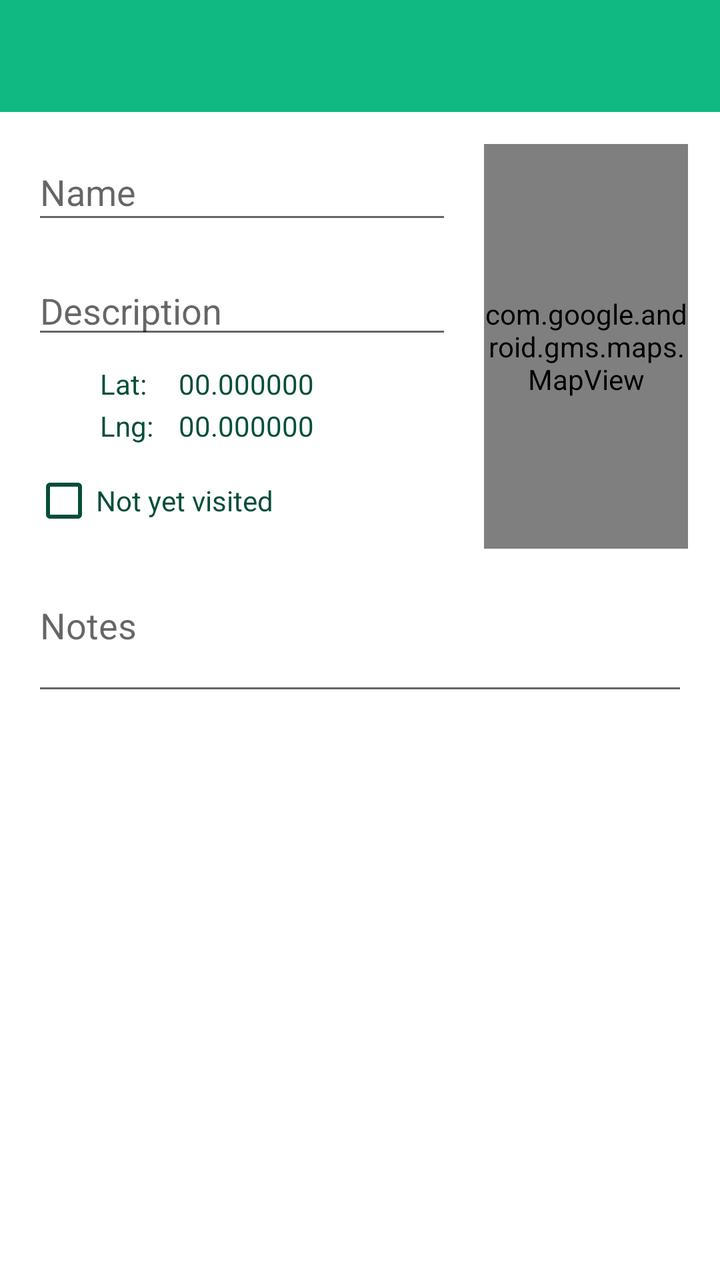
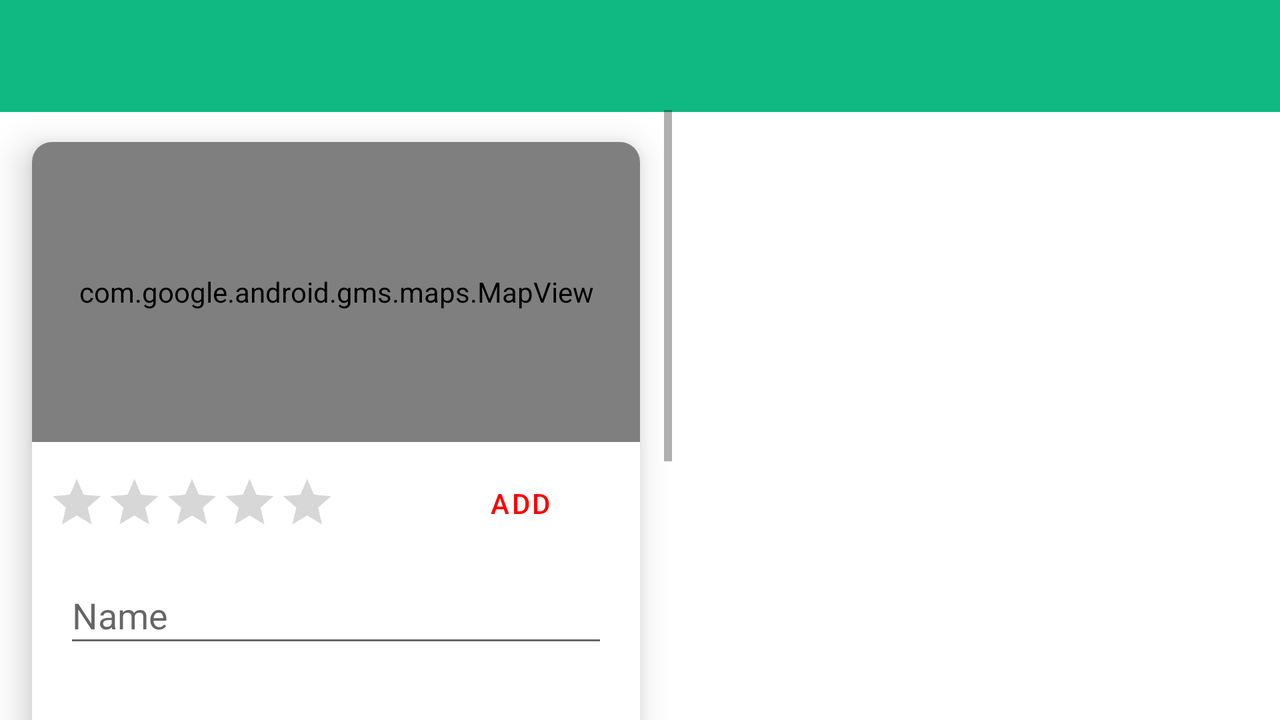

An Android layout and its configuration variant, each rendered on a device that would load it. The default file and the variant file are quoted in full after the pictures.
<!-- AndroidManifest.xml: application theme Theme.Hillforts -->
<!-- res/layout/hillfort_details_view.xml -->
<?xml version="1.0" encoding="utf-8"?>
<androidx.constraintlayout.widget.ConstraintLayout xmlns:android="http://schemas.android.com/apk/res/android"
    xmlns:app="http://schemas.android.com/apk/res-auto"
    xmlns:tools="http://schemas.android.com/tools"
    android:layout_width="match_parent"
    android:layout_height="match_parent"
    android:foregroundTintMode="src_in"
    tools:context=".views.hillfortDetails.HillfortDetailsView">

    <com.google.android.material.appbar.AppBarLayout
        android:id="@+id/appBarLayout"
        android:layout_width="match_parent"
        android:layout_height="wrap_content"
        android:background="@color/green_500"
        android:fitsSystemWindows="true"
        app:elevation="0dip"
        app:layout_constraintEnd_toEndOf="parent"
        app:layout_constraintStart_toStartOf="parent"
        app:layout_constraintTop_toTopOf="parent"
        app:theme="@style/ThemeOverlay.AppCompat.Dark.ActionBar">

        <com.google.android.material.appbar.MaterialToolbar
            android:id="@+id/toolbar"
            android:layout_width="match_parent"
            android:layout_height="wrap_content"
            app:titleTextColor="@color/white" />

    </com.google.android.material.appbar.AppBarLayout>

    <androidx.constraintlayout.widget.ConstraintLayout
        android:layout_width="match_parent"
        android:layout_height="match_parent"
        app:layout_constraintEnd_toEndOf="parent"
        app:layout_constraintStart_toStartOf="parent"
        app:layout_constraintTop_toTopOf="parent">

        <EditText
            android:id="@+id/etName"
            android:layout_width="wrap_content"
            android:layout_height="45dp"
            android:layout_marginStart="16dp"
            android:layout_marginTop="72dp"
            android:layout_marginEnd="16dp"
            android:ems="10"
            android:hint="@string/name"
            android:inputType="textPersonName"
            app:layout_constraintBottom_toBottomOf="parent"
            app:layout_constraintEnd_toEndOf="parent"
            app:layout_constraintHorizontal_bias="0.0"
            app:layout_constraintStart_toStartOf="parent"
            app:layout_constraintTop_toTopOf="parent"
            app:layout_constraintVertical_bias="0.0" />

        <EditText
            android:id="@+id/mltNotes"
            android:layout_width="0dp"
            android:layout_height="wrap_content"
            android:layout_marginStart="16dp"
            android:layout_marginTop="16dp"
            android:layout_marginEnd="16dp"
            android:ems="10"
            android:gravity="start|top"
            android:hint="@string/notes"
            android:inputType="textMultiLine"
            android:lines="2"
            app:layout_constraintEnd_toEndOf="parent"
            app:layout_constraintHorizontal_bias="0.0"
            app:layout_constraintStart_toStartOf="parent"
            app:layout_constraintTop_toBottomOf="@+id/cbVisited" />

        <EditText
            android:id="@+id/etDescription"
            android:layout_width="wrap_content"
            android:layout_height="wrap_content"
            android:layout_marginTop="16dp"
            android:ems="10"
            android:hint="@string/description"
            android:inputType="textPersonName"
            app:layout_constraintEnd_toEndOf="@+id/etName"
            app:layout_constraintStart_toStartOf="@+id/etName"
            app:layout_constraintTop_toBottomOf="@+id/etName" />

        <CheckBox
            android:id="@+id/cbVisited"
            android:layout_width="wrap_content"
            android:layout_height="wrap_content"
            android:layout_marginTop="4dp"
            android:buttonTint="@color/green_900"
            android:onClick="onVisitedClicked"
            android:text="@string/cb_not_yet_visited"
            android:textColor="@color/green_900"
            app:layout_constraintEnd_toEndOf="@+id/etDescription"
            app:layout_constraintHorizontal_bias="0.0"
            app:layout_constraintStart_toStartOf="@+id/etDescription"
            app:layout_constraintTop_toBottomOf="@+id/constraintLayout" />

        <TextView
            android:id="@+id/tvVisitedOn"
            android:layout_width="wrap_content"
            android:layout_height="wrap_content"
            android:layout_marginStart="2dp"
            android:onClick="onVisitedClicked"
            app:layout_constraintBottom_toBottomOf="@+id/cbVisited"
            app:layout_constraintStart_toEndOf="@+id/cbVisited"
            app:layout_constraintTop_toTopOf="@+id/cbVisited" />

        <com.google.android.gms.maps.MapView
            android:id="@+id/mvEditLocation"
            android:layout_width="0dp"
            android:layout_height="0dp"
            android:layout_marginStart="16dp"
            android:layout_marginEnd="16dp"
            android:layout_marginBottom="16dp"
            app:layout_constraintBottom_toTopOf="@+id/mltNotes"
            app:layout_constraintEnd_toEndOf="parent"
            app:layout_constraintStart_toEndOf="@+id/etDescription"
            app:layout_constraintTop_toTopOf="@+id/etName" />

        <ImageView
            android:id="@+id/ivLocationDetails"
            android:layout_width="28dp"
            android:layout_height="32dp"
            android:layout_marginStart="2dp"
            android:tint="@color/green_900"
            app:layout_constraintBottom_toBottomOf="@+id/constraintLayout"
            app:layout_constraintStart_toStartOf="@+id/etDescription"
            app:layout_constraintTop_toTopOf="@+id/constraintLayout"
            app:srcCompat="@drawable/ic_outline_my_location_24" />

        <androidx.constraintlayout.widget.ConstraintLayout
            android:id="@+id/constraintLayout"
            android:layout_width="0dp"
            android:layout_height="wrap_content"
            android:layout_marginTop="8dp"
            android:layout_marginEnd="16dp"
            app:layout_constraintEnd_toStartOf="@+id/mvEditLocationMap"
            app:layout_constraintStart_toEndOf="@+id/ivLocationDetails"
            app:layout_constraintTop_toBottomOf="@+id/etDescription">

            <TextView
                android:id="@+id/tvLat"
                android:layout_width="wrap_content"
                android:layout_height="wrap_content"
                android:layout_marginStart="4dp"
                android:text="@string/lat"
                app:layout_constraintStart_toStartOf="parent"
                app:layout_constraintTop_toTopOf="parent" />

            <TextView
                android:id="@+id/tvLng"
                android:layout_width="wrap_content"
                android:layout_height="wrap_content"
                android:layout_marginTop="2dp"
                android:text="@string/lng"
                app:layout_constraintStart_toStartOf="@+id/tvLat"
                app:layout_constraintTop_toBottomOf="@+id/tvLat" />

            <TextView
                android:id="@+id/tvLatValDetails"
                android:layout_width="wrap_content"
                android:layout_height="wrap_content"
                android:layout_marginStart="16dp"
                android:text="00.000000"
                app:layout_constraintStart_toEndOf="@+id/tvLat"
                app:layout_constraintTop_toTopOf="parent" />

            <TextView
                android:id="@+id/tvLngValDetails"
                android:layout_width="wrap_content"
                android:layout_height="wrap_content"
                android:text="00.000000"
                app:layout_constraintBottom_toBottomOf="@+id/tvLng"
                app:layout_constraintStart_toStartOf="@+id/tvLatValDetails"
                app:layout_constraintTop_toTopOf="@+id/tvLng" />
        </androidx.constraintlayout.widget.ConstraintLayout>

        <androidx.recyclerview.widget.RecyclerView
            android:id="@+id/rvHillfortImages"
            android:layout_width="0dp"
            android:layout_height="0dp"
            android:layout_marginStart="16dp"
            android:layout_marginTop="16dp"
            android:layout_marginEnd="16dp"
            android:layout_marginBottom="16dp"
            app:layout_constraintBottom_toBottomOf="parent"
            app:layout_constraintEnd_toEndOf="parent"
            app:layout_constraintStart_toStartOf="parent"
            app:layout_constraintTop_toBottomOf="@+id/mltNotes" />

    </androidx.constraintlayout.widget.ConstraintLayout>

</androidx.constraintlayout.widget.ConstraintLayout>
<!-- resources referenced by this layout -->
<resources>
  <color name="green_500">#10B981</color>
  <color name="green_900">#064E3B</color>
  <color name="white">#FFFFFFFF</color>
  <string name="cb_not_yet_visited">Not yet visited</string>
  <string name="description">Description</string>
  <string name="lat">Lat:</string>
  <string name="lng">Lng:</string>
  <string name="name">Name</string>
  <string name="notes">Notes</string>
  <style name="Theme.Hillforts" parent="Theme.MaterialComponents.DayNight.NoActionBar">
          
          <item name="colorPrimary">@color/green_500</item>
          <item name="colorPrimaryVariant">@color/green_700</item>
          <item name="colorOnPrimary">@color/white</item>
          
          <item name="android:textColor">@color/green_900</item>
          <item name="materialButtonStyle">@style/customButton</item>
          
          
          <item name="android:statusBarColor" tools:targetApi="l">?attr/colorPrimaryVariant</item>
          
      </style>
  <color name="green_700">#047857</color>
  <style name="customButton" parent="Widget.MaterialComponents.Button">
          <item name="cornerRadius">20sp</item>
      </style>
</resources>
<!-- res/layout-land/hillfort_details_view.xml (the author's variant of the layout above) -->
<!-- drawn on the phone turned sideways -->
<?xml version="1.0" encoding="utf-8"?>
<androidx.constraintlayout.widget.ConstraintLayout xmlns:android="http://schemas.android.com/apk/res/android"
    xmlns:app="http://schemas.android.com/apk/res-auto"
    xmlns:tools="http://schemas.android.com/tools"
    android:layout_width="match_parent"
    android:layout_height="match_parent"
    android:foregroundTintMode="src_in"
    tools:context=".views.hillfortDetails.HillfortDetailsView">

    <com.google.android.material.appbar.AppBarLayout
        android:id="@+id/appBarLayout"
        android:layout_width="match_parent"
        android:layout_height="wrap_content"
        android:background="@color/green_500"
        android:fitsSystemWindows="true"
        app:elevation="0dip"
        app:layout_constraintEnd_toEndOf="parent"
        app:layout_constraintStart_toStartOf="parent"
        app:layout_constraintTop_toTopOf="parent"
        app:theme="@style/ThemeOverlay.AppCompat.Dark.ActionBar">

        <com.google.android.material.appbar.MaterialToolbar
            android:id="@+id/toolbar"
            android:layout_width="match_parent"
            android:layout_height="wrap_content"
            app:titleTextColor="@color/white" />

    </com.google.android.material.appbar.AppBarLayout>

    <androidx.constraintlayout.widget.ConstraintLayout
        android:id="@+id/constraintLayout2"
        android:layout_width="match_parent"
        android:layout_height="match_parent"
        app:layout_constraintEnd_toEndOf="parent"
        app:layout_constraintStart_toStartOf="parent"
        app:layout_constraintTop_toTopOf="parent">

        <ScrollView
            android:id="@+id/scrollView2"
            android:layout_width="0dp"
            android:layout_height="0dp"
            android:layout_marginTop="55dp"
            app:layout_constraintBottom_toBottomOf="parent"
            app:layout_constraintEnd_toStartOf="@+id/rvHillfortImages"
            app:layout_constraintHorizontal_bias="0.0"
            app:layout_constraintStart_toStartOf="parent"
            app:layout_constraintTop_toTopOf="parent">

            <androidx.constraintlayout.widget.ConstraintLayout
                android:layout_width="match_parent"
                android:layout_height="wrap_content">

                <androidx.cardview.widget.CardView
                    android:layout_width="match_parent"
                    android:layout_height="wrap_content"
                    android:layout_marginStart="16dp"
                    android:layout_marginTop="16dp"
                    android:layout_marginEnd="16dp"
                    android:layout_marginBottom="16dp"
                    app:cardCornerRadius="10sp"
                    app:cardElevation="10sp"
                    app:layout_constraintBottom_toBottomOf="parent"
                    app:layout_constraintEnd_toEndOf="parent"
                    app:layout_constraintStart_toStartOf="parent"
                    app:layout_constraintTop_toTopOf="parent">

                    <androidx.constraintlayout.widget.ConstraintLayout
                        android:layout_width="match_parent"
                        android:layout_height="wrap_content">

                        <RatingBar
                            android:id="@+id/rbHillfortRating"
                            style="@android:style/Widget.DeviceDefault.RatingBar"
                            android:layout_width="wrap_content"
                            android:layout_height="45dp"
                            android:layout_marginStart="8dp"
                            android:layout_marginTop="8dp"
                            android:max="5"
                            android:numStars="5"
                            android:progress="0"
                            android:progressTint="@color/green_500"
                            android:rating="0"
                            android:scaleX="0.6"
                            android:scaleY="0.6"
                            android:stepSize="0.5"
                            android:transformPivotX="0sp"
                            android:transformPivotY="20sp"
                            app:layout_constraintStart_toStartOf="parent"
                            app:layout_constraintTop_toBottomOf="@+id/mvEditLocation" />

                        <Button
                            android:id="@+id/bAddFav"
                            style="@style/Widget.MaterialComponents.Button.OutlinedButton"
                            android:layout_width="wrap_content"
                            android:layout_height="wrap_content"
                            android:layout_marginEnd="16dp"
                            android:drawableLeft="@drawable/ic_baseline_favorite_border_24"
                            android:drawableTint="@color/red"
                            android:text="Add"
                            android:textColor="@color/red"
                            app:cornerRadius="20sp"
                            app:layout_constraintBottom_toBottomOf="@+id/rbHillfortRating"
                            app:layout_constraintEnd_toEndOf="parent"
                            app:layout_constraintHorizontal_bias="1.0"
                            app:layout_constraintStart_toEndOf="@+id/rbHillfortRating"
                            app:layout_constraintTop_toTopOf="@+id/rbHillfortRating"
                            app:strokeColor="@color/red" />

                        <TextView
                            android:id="@+id/tvVisitedOn"
                            android:layout_width="wrap_content"
                            android:layout_height="wrap_content"
                            android:layout_marginStart="2dp"
                            android:onClick="onVisitedClicked"
                            app:layout_constraintBottom_toBottomOf="@+id/cbVisited"
                            app:layout_constraintStart_toEndOf="@+id/cbVisited"
                            app:layout_constraintTop_toTopOf="@+id/cbVisited" />

                        <EditText
                            android:id="@+id/etDescription"
                            android:layout_width="0dp"
                            android:layout_height="wrap_content"
                            android:layout_marginStart="16dp"
                            android:layout_marginTop="16dp"
                            android:layout_marginEnd="16dp"
                            android:ems="10"
                            android:hint="@string/description"
                            android:inputType="textPersonName"
                            app:layout_constraintEnd_toEndOf="parent"
                            app:layout_constraintStart_toStartOf="parent"
                            app:layout_constraintTop_toBottomOf="@+id/etName" />

                        <EditText
                            android:id="@+id/etName"
                            android:layout_width="0dp"
                            android:layout_height="45dp"
                            android:layout_marginStart="16dp"
                            android:layout_marginTop="8dp"
                            android:layout_marginEnd="16dp"
                            android:ems="10"
                            android:hint="@string/name"
                            android:inputType="textPersonName"
                            app:layout_constraintEnd_toEndOf="parent"
                            app:layout_constraintHorizontal_bias="1.0"
                            app:layout_constraintStart_toStartOf="parent"
                            app:layout_constraintTop_toBottomOf="@+id/bAddFav" />

                        <ImageView
                            android:id="@+id/ivLocationDetails"
                            android:layout_width="28dp"
                            android:layout_height="32dp"
                            android:layout_marginStart="16dp"
                            android:layout_marginTop="8dp"
                            android:contentDescription="TODO"
                            android:foregroundTint="@color/green_900"
                            android:tintMode="src_in"
                            app:layout_constraintStart_toStartOf="parent"
                            app:layout_constraintTop_toBottomOf="@+id/cbVisited"
                            app:srcCompat="@drawable/ic_outline_my_location_24" />

                        <androidx.constraintlayout.widget.ConstraintLayout
                            android:id="@+id/constraintLayout"
                            android:layout_width="0dp"
                            android:layout_height="wrap_content"
                            android:layout_marginStart="8dp"
                            app:layout_constraintBottom_toBottomOf="@+id/ivLocationDetails"
                            app:layout_constraintStart_toEndOf="@+id/ivLocationDetails"
                            app:layout_constraintTop_toTopOf="@+id/ivLocationDetails">

                            <TextView
                                android:id="@+id/tvLat"
                                android:layout_width="wrap_content"
                                android:layout_height="wrap_content"
                                android:layout_marginStart="4dp"
                                android:text="@string/lat"
                                app:layout_constraintStart_toStartOf="parent"
                                app:layout_constraintTop_toTopOf="parent" />

                            <TextView
                                android:id="@+id/tvLng"
                                android:layout_width="wrap_content"
                                android:layout_height="wrap_content"
                                android:layout_marginStart="16dp"
                                android:text="@string/lng"
                                app:layout_constraintBottom_toBottomOf="@+id/tvLatValDetails"
                                app:layout_constraintStart_toEndOf="@+id/tvLatValDetails"
                                app:layout_constraintTop_toTopOf="@+id/tvLatValDetails" />

                            <TextView
                                android:id="@+id/tvLatValDetails"
                                android:layout_width="wrap_content"
                                android:layout_height="wrap_content"
                                android:layout_marginStart="8dp"
                                android:text="00.000000"
                                app:layout_constraintStart_toEndOf="@+id/tvLat"
                                app:layout_constraintTop_toTopOf="parent" />

                            <TextView
                                android:id="@+id/tvLngValDetails"
                                android:layout_width="wrap_content"
                                android:layout_height="wrap_content"
                                android:layout_marginStart="8dp"
                                android:text="00.000000"
                                app:layout_constraintBottom_toBottomOf="@+id/tvLng"
                                app:layout_constraintStart_toEndOf="@+id/tvLng"
                                app:layout_constraintTop_toTopOf="@+id/tvLng" />

                        </androidx.constraintlayout.widget.ConstraintLayout>

                        <EditText
                            android:id="@+id/mltNotes"
                            android:layout_width="0dp"
                            android:layout_height="wrap_content"
                            android:layout_marginStart="16dp"
                            android:layout_marginTop="8dp"
                            android:layout_marginEnd="16dp"
                            android:layout_marginBottom="16dp"
                            android:ems="10"
                            android:gravity="start|top"
                            android:hint="@string/notes"
                            android:inputType="textMultiLine"
                            android:lines="2"
                            app:layout_constraintBottom_toBottomOf="parent"
                            app:layout_constraintEnd_toEndOf="parent"
                            app:layout_constraintStart_toStartOf="parent"
                            app:layout_constraintTop_toBottomOf="@+id/ivLocationDetails" />

                        <CheckBox
                            android:id="@+id/cbVisited"
                            android:layout_width="wrap_content"
                            android:layout_height="wrap_content"
                            android:layout_marginStart="16dp"
                            android:layout_marginTop="8dp"
                            android:buttonTint="@color/green_900"
                            android:onClick="onVisitedClicked"
                            android:text="@string/cb_not_yet_visited"
                            android:textColor="@color/green_900"
                            app:layout_constraintStart_toStartOf="parent"
                            app:layout_constraintTop_toBottomOf="@+id/etDescription" />

                        <com.google.android.gms.maps.MapView
                            android:id="@+id/mvEditLocation"
                            android:layout_width="0dp"
                            android:layout_height="150sp"
                            app:layout_constraintEnd_toEndOf="parent"
                            app:layout_constraintStart_toStartOf="parent"
                            app:layout_constraintTop_toTopOf="parent" />

                    </androidx.constraintlayout.widget.ConstraintLayout>
                </androidx.cardview.widget.CardView>
            </androidx.constraintlayout.widget.ConstraintLayout>
        </ScrollView>

        <androidx.constraintlayout.widget.Guideline
            android:id="@+id/guideLineMiddle"
            android:layout_width="wrap_content"
            android:layout_height="wrap_content"
            android:orientation="vertical"
            app:layout_constraintGuide_percent="0.5" />

        <androidx.recyclerview.widget.RecyclerView
            android:id="@+id/rvHillfortImages"
            android:layout_width="0dp"
            android:layout_height="0dp"
            android:layout_marginStart="16dp"
            android:layout_marginTop="72dp"
            android:layout_marginEnd="16dp"
            android:layout_marginBottom="16dp"
            app:layout_constraintBottom_toBottomOf="parent"
            app:layout_constraintEnd_toEndOf="parent"
            app:layout_constraintStart_toStartOf="@+id/guideLineMiddle"
            app:layout_constraintTop_toTopOf="parent">

        </androidx.recyclerview.widget.RecyclerView>

    </androidx.constraintlayout.widget.ConstraintLayout>

</androidx.constraintlayout.widget.ConstraintLayout>
<!-- resources referenced by the variant -->
<!-- as the phone turned sideways resolves them -->
<resources>
  <color name="green_500">#10B981</color>
  <color name="green_900">#064E3B</color>
  <color name="red">#FF0000</color>
  <color name="white">#FFFFFFFF</color>
  <string name="cb_not_yet_visited">Not yet visited</string>
  <string name="description">Description</string>
  <string name="lat">Lat:</string>
  <string name="lng">Lng:</string>
  <string name="name">Name</string>
  <string name="notes">Notes</string>
  <style name="Theme.Hillforts" parent="Theme.MaterialComponents.DayNight.NoActionBar">
          
          <item name="colorPrimary">@color/green_500</item>
          <item name="colorPrimaryVariant">@color/green_700</item>
          <item name="colorOnPrimary">@color/white</item>
          
          <item name="android:textColor">@color/green_900</item>
          <item name="materialButtonStyle">@style/customButton</item>
          
          
          <item name="android:statusBarColor" tools:targetApi="l">?attr/colorPrimaryVariant</item>
          
      </style>
  <color name="green_700">#047857</color>
  <style name="customButton" parent="Widget.MaterialComponents.Button">
          <item name="cornerRadius">20sp</item>
      </style>
</resources>
